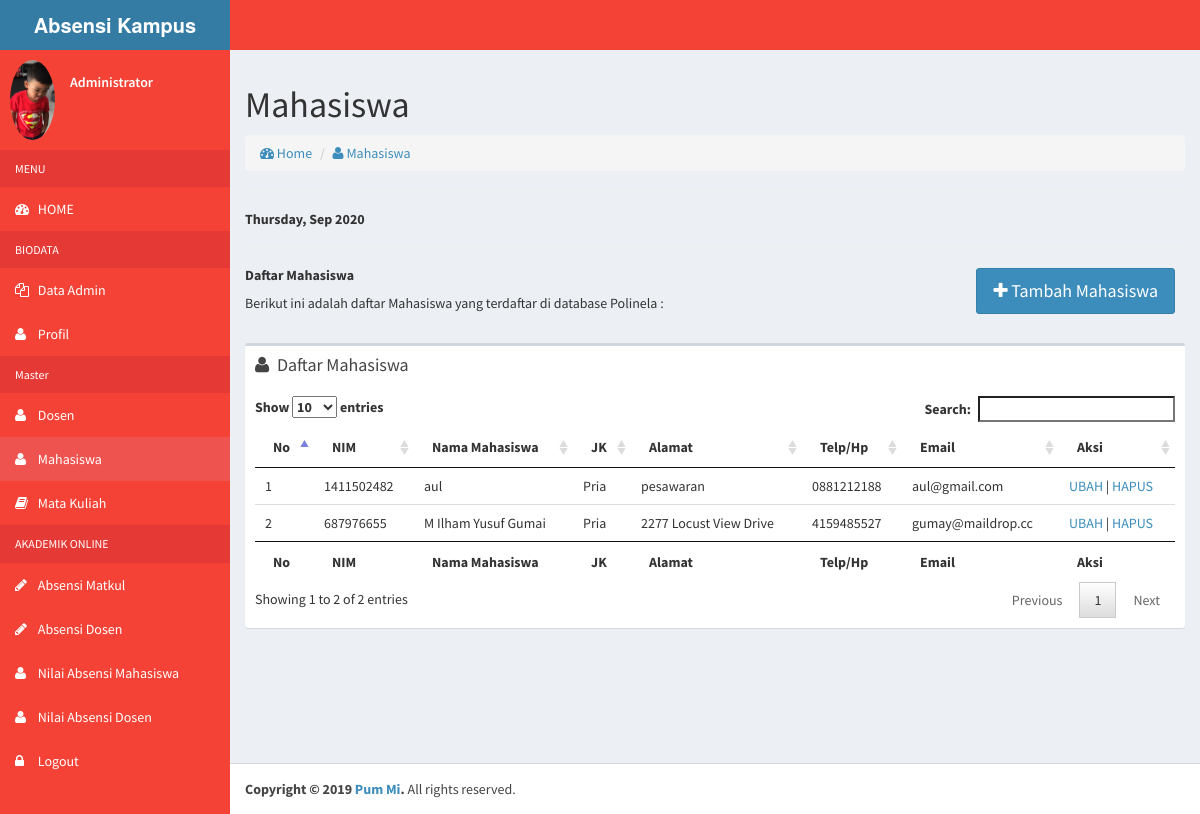
Screenshot of /admin/dashboard/index.php?page=7 (signed in) with the database file from the repository.
### tables this page shows
CREATE TABLE `mahasiswa` (
  `nim` char(10) NOT NULL DEFAULT '',
  `nm_mhs` varchar(50) NOT NULL DEFAULT '',
  `jk` varchar(6) NOT NULL,
  `alamat_mhs` text NOT NULL,
  `telp_mhs` varchar(12) NOT NULL DEFAULT '',
  `email` varchar(30) NOT NULL
);

### admin/include/mahasiswa.php (the view, shortened to what this page needs)
          <h1>
            Mahasiswa
          </h1>
          <ol class="breadcrumb">
            <li><a href="#"><i class="fa fa-dashboard"></i> Home</a></li>
            <li><a href="#"><i class="fa fa-user"></i> Mahasiswa</a></li>
          </ol>
		<hr>
		<h5><b><?php echo date("l, M Y"); ?></b></h5>
		<hr>
        <a href="index.php?page=8" class="btn btn-primary btn-lg" style="margin-right:10px;float:right;"><i class="fa fa-plus"></i> Tambah Mahasiswa</a>
		<h5><b>Daftar Mahasiswa</b></h5>
		<p>Berikut ini adalah daftar Mahasiswa yang terdaftar di database Polinela :
		</p>
		<br>
<div class="box">
    <div class="box-header">
        <i class="fa fa-user"></i>
        <h3 class="box-title">Daftar Mahasiswa</h3>
    </div>
    <div class="box-body">
        <table id="dosen" class="row-border" cellspacing="0" width="100%">
                <thead>
                    <tr>
                        <th>No</th>
                        <th>NIM</th>
                        <th>Nama Mahasiswa</th>
                        <th>JK</th>
                        <th>Alamat</th>
                        <th>Telp/Hp</th>
                        <th>Email</th>
                        <th>Aksi</th>
                    </tr>
                </thead>
                <tfoot>
                    <tr>
                        <th>No</th>
                        <th>NIM</th>
                        <th>Nama Mahasiswa</th>
                        <th>JK</th>
                        <th>Alamat</th>
                        <th>Telp/Hp</th>
                        <th>Email</th>
                        <th>Aksi</th>
                    </tr>
                </tfoot>
                <tbody>
                <?php
                $query = mysqli_query($conn,"SELECT * FROM mahasiswa");
                if ($query) {
                    $no = 1;
                    while ($rows = mysqli_fetch_array($query)) {
                ?>
                    <tr>
                        <td><?php echo $no++; ?></td>
                        <td><?php echo $rows['nim']; ?></td>
                        <td><?php echo $rows['nm_mhs']; ?></td>
                        <td><?php echo $rows['jk']; ?></td>
                        <td><?php echo $rows['alamat_mhs']; ?></td>
                        <td><?php echo $rows['telp_mhs']; ?></td>
                        <td><?php echo $rows['email']; ?></td>
                        <td><a href="index.php?page=9&&nim=<?php echo $rows['nim']; ?>">UBAH</a> | <a href="#" data-toggle="modal" data-target="#confirm-delete_<?php echo $rows['nim']; ?>">HAPUS</a></td>
                    </tr>
                <?php
                    }
                }
                ?>
                </tbody>
            </table>
    </div>
</div>

### admin/dashboard/index.php (shortened to what this page needs)
<?php
      include "../../koneksi/koneksi.php";
      $username = $_SESSION['admin'];
      $query = mysqli_query($conn,"SELECT * FROM admin where username='$username'");
      if ($query) {
        $data = mysqli_fetch_array($query);
      }
                $active1 = "";
                $active2 = "";
                $active3 = "";
                $active4 = "";
                $active5 = "";
                $active6 = "";
                $includeVal = "";
                if (isset($_GET['page'])) {
                    $page = $_GET['page'];
                    switch ($page) {
                    case '7':
                      $includeVal = "../include/mahasiswa.php";
                      $active5 = "active";
                      break;
                  }
                }else{
                  $active1 = "active";
                  $includeVal = "../include/home.php";
                }
?>
<!DOCTYPE html>
<html>
  <head>
    <link rel="stylesheet" href="../../bootstrap/css/bootstrap.min.css">
    <link rel="stylesheet" href="../../font/css/font-awesome.min.css">
    <link rel="stylesheet" href="https://code.ionicframework.com/ionicons/2.0.1/css/ionicons.min.css">
    <link rel="stylesheet" href="../../dist/css/AdminLTE.min.css">
    <link rel="stylesheet" href="../../dist/css/skins/_all-skins.min.css">
    <link rel="stylesheet" href="../../plugins/datatables/jquery.dataTables.css">
    <link rel="stylesheet" href="../../plugins/iCheck/flat/blue.css">
    <link rel="stylesheet" href="../../plugins/select2/select2.min.css">
    <link rel="stylesheet" href="../../plugins/morris/morris.css">
    <link rel="stylesheet" href="../../plugins/jvectormap/jquery-jvectormap-1.2.2.css">
    <link rel="stylesheet" href="../../plugins/datepicker/datepicker3.css">
    <link rel="stylesheet" href="../../plugins/timepicker/bootstrap-timepicker.css">
    <link rel="stylesheet" href="../../plugins/daterangepicker/daterangepicker-bs3.css">
    <link rel="stylesheet" href="../../plugins/bootstrap-wysihtml5/bootstrap3-wysihtml5.min.css">
    <link rel="stylesheet" type="text/css" href="../../plugins/bootstrap-combobox-master/css/bootstrap-combobox.css">
  </head>
  <body class="hold-transition skin-blue sidebar-mini">
    <div class="wrapper">
      <header class="main-header">
        <a href="index2.html" class="logo">
          <span class="logo-lg"><b>Absensi Kampus </b></span>
        </a>
        <nav class="navbar navbar-static-top" role="navigation">
        </nav>
      </header>
      <aside class="main-sidebar">
        <section class="sidebar">
          <div class="user-panel">
            <div class="pull-left image">
              <img src="<?php
            if ($data['foto']=='') {
              echo '../images/dp.png';
            }else{
              echo "../images/$data[foto]";
            }
          ?>" class="img-circle" alt="$data['nama_admin']">
            </div>
            <div class="pull-left info">
              <p><?php echo $data['nama_admin']; ?></p>
            </div>
          </div>
          <ul class="sidebar-menu">
            <li class="header">MENU</li>
            <li class="<?php echo $active1; ?> treeview">
              <a href="index.php?page=1">
                <i class="fa fa-dashboard"></i> <span>HOME</span></i>
              </a>
            </li>
            <li class="header">BIODATA</li>
            <li class="<?php echo $active2; ?> treeview">
              <a href="index.php?page=2">
                <i class="fa fa-files-o"></i>
                <span>Data Admin</span>
              </a>
            </li>
            <li class="<?php echo $active3; ?> treeview">
              <a href="index.php?page=3">
                <i class="fa fa-user"></i> <span>Profil</span>
              </a>
            </li>
            <li class="header">Master</li>
            <li class="<?php echo $active4; ?> treeview">
              <a href="index.php?page=4">
                <i class="fa fa-user"></i>
                <span>Dosen</span>
              </a>
            </li>
            <li class="<?php echo $active5; ?> treeview">
              <a href="index.php?page=7">
                <i class="fa fa-user"></i>
                <span>Mahasiswa</span>
              </a>
            </li>
            <li class="<?php echo $active6; ?> treeview">
              <a href="index.php?page=10">
                <i class="fa fa-book"></i>
                <span>Mata Kuliah</span>
              </a>
            </li>
            <li class="header">AKADEMIK ONLINE</li>
            <li class="<?php echo $active7; ?> treeview">
              <a href="index.php?page=13">
                <i class="fa fa-pencil"></i> <span>Absensi Matkul</span>
              </a>
            </li>
            <li class="<?php echo $active10; ?> treeview">
              <a href="index.php?page=22">
                <i class="fa fa-pencil"></i> <span>Absensi Dosen</span>
              </a>
            </li>
            <li class="<?php echo $active8; ?> treeview">
              <a href="index.php?page=16">
                <i class="fa fa-user"></i> <span>Nilai Absensi Mahasiswa</span>
              </a>
            </li>
            <li class="<?php echo $active9; ?> treeview">
              <a href="index.php?page=19">
                <i class="fa fa-user"></i> <span>Nilai Absensi Dosen</span>
              </a>
            </li>
            <li class="treeview">
              <a href="logout.php">
                <i class="fa fa-lock"></i> <span>Logout</span>
              </a>
            </li>
          </ul>
        </section>
      </aside>
      <div class="content-wrapper">
        <section class="content">
          <div class="row">
            <section class="col-lg-12 connectedSortable">
              <?php
                include "$includeVal";
              ?>
            </section>
            <section class="col-lg-5 connectedSortable">
            </section>
          </div>
        </section>
      </div>
      <footer class="main-footer">
        <strong>Copyright &copy; 2019 <a href="polinela.ac.id">Pum Mi</a>.</strong> All rights reserved.
      </footer>
    </div>
  </body>
</html>

### admin/dashboard/index.php (style rules this page uses)
.skin-blue .main-header .navbar { background-color: #F44336; }
.skin-blue .main-header .logo { background-color: #E53935; color: #fff; border-bottom: 0 solid transparent; }
.skin-blue .sidebar-menu>li:hover>a, .skin-blue .sidebar-menu>li.active>a { color: #fff; background: #EF5350; border-left-color: #3c8dbc; }
.skin-blue .wrapper, .skin-blue .main-sidebar, .skin-blue .left-side { background-color: #F44336; }
.skin-blue .sidebar a { color: #fff; }
.skin-blue .sidebar-menu>li.header { color: #fff; background: #E53935; }
.skin-blue .sidebar-menu>li>a { border-left: 0px solid transparent; }
.user-panel>.info { padding-top: 15px; }

### rows the page displays
mahasiswa: nim "1411502482", nm_mhs "aul", jk "Pria", alamat_mhs "pesawaran", telp_mhs "0881212188", email "aul@gmail.com"
mahasiswa: nim "687976655", nm_mhs "M Ilham Yusuf Gumai", jk "Pria", alamat_mhs "2277 Locust View Drive", telp_mhs "4159485527", email "gumay@maildrop.cc"

### other values shown
$data['nama_admin'] "Administrator"
